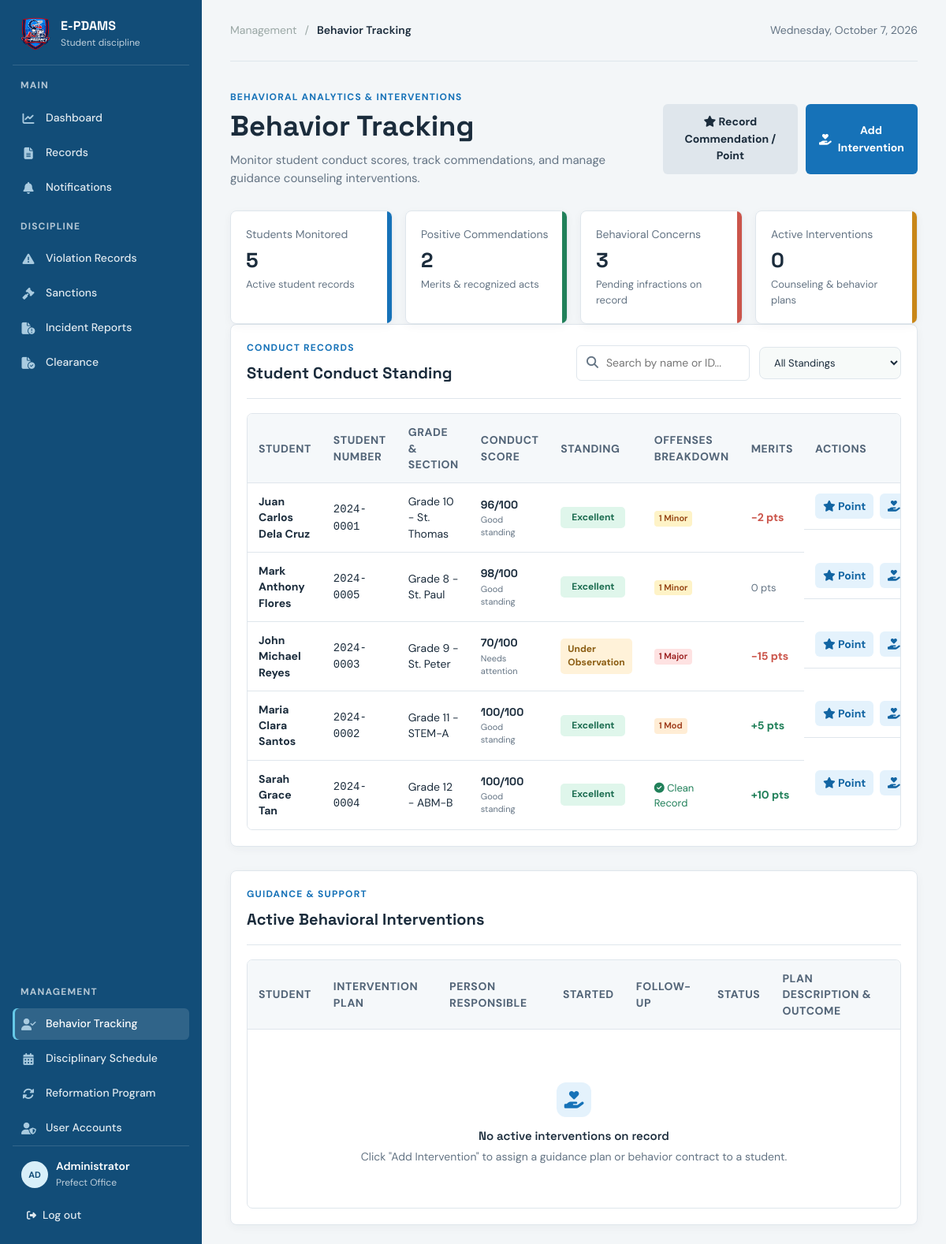
The app's page /pages/admin/behaviorTracking.php with its own data.
### tables this page shows
CREATE TABLE `students` (
  `student_id` int(11) NOT NULL,
  `student_number` varchar(50) NOT NULL,
  `first_name` varchar(50) NOT NULL,
  `middle_name` varchar(50) DEFAULT NULL,
  `last_name` varchar(50) NOT NULL,
  `gender` varchar(20) DEFAULT NULL,
  `grade_level` varchar(50) DEFAULT NULL,
  `section` varchar(50) DEFAULT NULL,
  `parent_name` varchar(100) DEFAULT NULL,
  `parent_contact` varchar(50) DEFAULT NULL,
  `parent_email` varchar(100) DEFAULT NULL,
  `address` text DEFAULT NULL,
  `status` varchar(20) NOT NULL DEFAULT 'Active',
  `created_at` timestamp NOT NULL DEFAULT current_timestamp()
);

### pages/admin/behaviorTracking.php (the view, shortened to what the rows shown need)
<?php
$conn = getDbConnection();
$studentsBehaviorList = [];
if ($conn) {
    $studentsSql = "SELECT s.student_id, s.student_number,
                           CONCAT(s.first_name, ' ', COALESCE(s.middle_name, ''), ' ', s.last_name) AS full_name,
                           s.grade_level, s.section, s.status,
                           (SELECT COUNT(*) FROM infraction_logging i WHERE i.student_id = s.student_id) AS total_infractions,
                           (SELECT COUNT(*) FROM infraction_logging i INNER JOIN violation_category vc ON vc.category_id = i.category_id WHERE i.student_id = s.student_id AND vc.severity = 'Minor') AS minor_count,
                           (SELECT COUNT(*) FROM infraction_logging i INNER JOIN violation_category vc ON vc.category_id = i.category_id WHERE i.student_id = s.student_id AND vc.severity = 'Moderate') AS moderate_count,
                           (SELECT COUNT(*) FROM infraction_logging i INNER JOIN violation_category vc ON vc.category_id = i.category_id WHERE i.student_id = s.student_id AND vc.severity = 'Major') AS major_count,
                           (SELECT COALESCE(SUM(points), 0) FROM behavior_points bp WHERE bp.student_id = s.student_id) AS custom_points,
                           (SELECT COUNT(*) FROM behavior_interventions bi WHERE bi.student_id = s.student_id AND LOWER(bi.status) = 'ongoing') AS ongoing_interventions
                    FROM students s
                    WHERE LOWER(s.status) <> 'inactive'
                    ORDER BY s.last_name, s.first_name";
    $studentsResult = $conn->query($studentsSql);
    if ($studentsResult) {
        while ($row = $studentsResult->fetch_assoc()) {
            $base = 100;
            $deductions = ((int)$row['minor_count'] * 2) + ((int)$row['moderate_count'] * 5) + ((int)$row['major_count'] * 15);
            $rawScore = $base - $deductions + (int)$row['custom_points'];
            $score = max(0, min(100, $rawScore));
            if ($score >= 90) {
                $rating = 'Excellent';
                $badge = 'approved';
            } elseif ($score >= 80) {
                $rating = 'Good Standing';
                $badge = 'review';
            } elseif ($score >= 70) {
                $rating = 'Under Observation';
                $badge = 'pending';
            } else {
                $rating = 'Intervention Required';
                $badge = 'danger';
            }
            $row['calculated_score'] = $score;
            $row['rating_label'] = $rating;
            $row['badge_class'] = $badge;
            $studentsBehaviorList[] = $row;
        }
    }
} else {
    $dbError = 'Database connection failed. Start MySQL and refresh the page.';
}
?>
<!DOCTYPE html>
<html lang="en">
<head>
    <link rel="stylesheet" href="../css/style.css?v=animations-v1">
    <link rel="stylesheet" href="https://cdnjs.cloudflare.com/ajax/libs/font-awesome/6.5.2/css/all.min.css">
</head>
<body>
    <div class="dashboard-shell">
        <main class="main-content">
            <section class="page-heading">
                <div>
                    <h1>Behavior Tracking</h1>
                </div>
            </section>
            <section class="activity-panel" id="students-behavior-panel">
                <div class="panel-heading">
                    <div>
                        <h2>Student Conduct Standing</h2>
                    </div>
                </div>
                <div class="records-table-wrap">
                    <table class="records-table">
                        <thead>
                            <tr>
                                <th>Student</th>
                                <th>Student Number</th>
                                <th>Grade &amp; Section</th>
                                <th>Conduct Score</th>
                                <th>Standing</th>
                                <th>Offenses Breakdown</th>
                                <th>Merits</th>
                                <th>Actions</th>
                            </tr>
                        </thead>
                        <tbody id="behaviorTableBody">
                            <?php if (!empty($studentsBehaviorList)): ?>
                                <?php foreach ($studentsBehaviorList as $st): ?>
                                    <tr class="behavior-row"
                                        data-name="<?= htmlspecialchars(strtolower($st['full_name'])); ?>"
                                        data-id="<?= htmlspecialchars(strtolower($st['student_number'])); ?>"
                                        data-rating="<?= htmlspecialchars($st['rating_label']); ?>">
                                        <td>
                                            <strong><?= htmlspecialchars($st['full_name']); ?></strong>
                                        </td>
                                        <td><code><?= htmlspecialchars($st['student_number']); ?></code></td>
                                        <td><?= htmlspecialchars($st['grade_level'] . ' - ' . $st['section']); ?></td>
                                        <td>
                                            <span class="score-pill"><?= $st['calculated_score']; ?>/100</span>
                                            <small class="score-sub"><?= $st['calculated_score'] >= 80 ? 'Good standing' : 'Needs attention'; ?></small>
                                        </td>
                                        <td>
                                            <span class="status-badge <?= $st['badge_class']; ?>">
                                                <?= htmlspecialchars($st['rating_label']); ?>
                                            </span>
                                        </td>
                                        <td>
                                            <?php if ((int)$st['total_infractions'] === 0): ?>
                                                <span class="table-subtext" style="color:var(--green);"><i class="fa-solid fa-circle-check"></i> Clean Record</span>
                                            <?php else: ?>
                                                <?php if ((int)$st['minor_count'] > 0): ?><span class="offense-tag minor"><?= (int)$st['minor_count']; ?> Minor</span><?php endif; ?>
                                                <?php if ((int)$st['moderate_count'] > 0): ?><span class="offense-tag moderate"><?= (int)$st['moderate_count']; ?> Mod</span><?php endif; ?>
                                                <?php if ((int)$st['major_count'] > 0): ?><span class="offense-tag major"><?= (int)$st['major_count']; ?> Major</span><?php endif; ?>
                                            <?php endif; ?>
                                        </td>
                                        <td>
                                            <?php if ((int)$st['custom_points'] > 0): ?>
                                                <strong style="color:var(--green);">+<?= (int)$st['custom_points']; ?> pts</strong>
                                            <?php elseif ((int)$st['custom_points'] < 0): ?>
                                                <strong style="color:var(--coral);"><?= (int)$st['custom_points']; ?> pts</strong>
                                            <?php else: ?>
                                                <span class="table-subtext">0 pts</span>
                                            <?php endif; ?>
                                        </td>
                                        <td class="record-actions">
                                            <button class="table-action quick-point-btn"
                                                    data-id="<?= (int)$st['student_id']; ?>"
                                                    data-name="<?= htmlspecialchars($st['full_name']); ?>"
                                                    type="button">
                                                <i class="fa-solid fa-star"></i> Point
                                            </button>
                                            <button class="table-action quick-interv-btn"
                                                    data-id="<?= (int)$st['student_id']; ?>"
                                                    data-name="<?= htmlspecialchars($st['full_name']); ?>"
                                                    type="button">
                                                <i class="fa-solid fa-hand-holding-heart"></i> Intervene
                                            </button>
                                        </td>
                                    </tr>
                                <?php endforeach; ?>
                            <?php endif; ?>
                        </tbody>
                    </table>
                </div>
            </section>
            <section class="activity-panel" style="margin-top: 30px;">
                <div class="panel-heading">
                    <div>
                        <h2>Active Behavioral Interventions</h2>
                    </div>
                </div>
                <div class="records-table-wrap">
                    <table class="records-table">
                        <thead>
                            <tr>
                                <th>Student</th>
                                <th>Intervention Plan</th>
                                <th>Person Responsible</th>
                                <th>Started</th>
                                <th>Follow-up</th>
                                <th>Status</th>
                                <th>Plan Description &amp; Outcome</th>
                            </tr>
                        </thead>
                    </table>
                </div>
            </section>
        </main>
    </div>
</body>
</html>

### records on screen
students: full_name "Juan Carlos Dela Cruz", student_number "2024-0001", grade_level+section "Grade 10 - St. Thomas", calculated_score "96", shows "Good standing", rating_label "Excellent", minor_count "1", custom_points "-2"
students: full_name "Mark Anthony Flores", student_number "2024-0005", grade_level+section "Grade 8 - St. Paul", calculated_score "98", shows "Good standing", rating_label "Excellent", minor_count "1", shows "0 pts"
students: full_name "John Michael Reyes", student_number "2024-0003", grade_level+section "Grade 9 - St. Peter", calculated_score "70", shows "Needs attention", rating_label "Under Observation", major_count "1", custom_points "-15"
students: full_name "Maria Clara Santos", student_number "2024-0002", grade_level+section "Grade 11 - STEM-A", calculated_score "100", shows "Good standing", rating_label "Excellent", moderate_count "1", custom_points "5"
students: full_name "Sarah Grace Tan", student_number "2024-0004", grade_level+section "Grade 12 - ABM-B", calculated_score "100", shows "Good standing", rating_label "Excellent", shows "Clean Record", custom_points "10"

### other values on screen
$totalStudentsTracked "5"
$positiveBehaviors "2"
$behaviorConcerns "3"
$activeInterventions "0"
